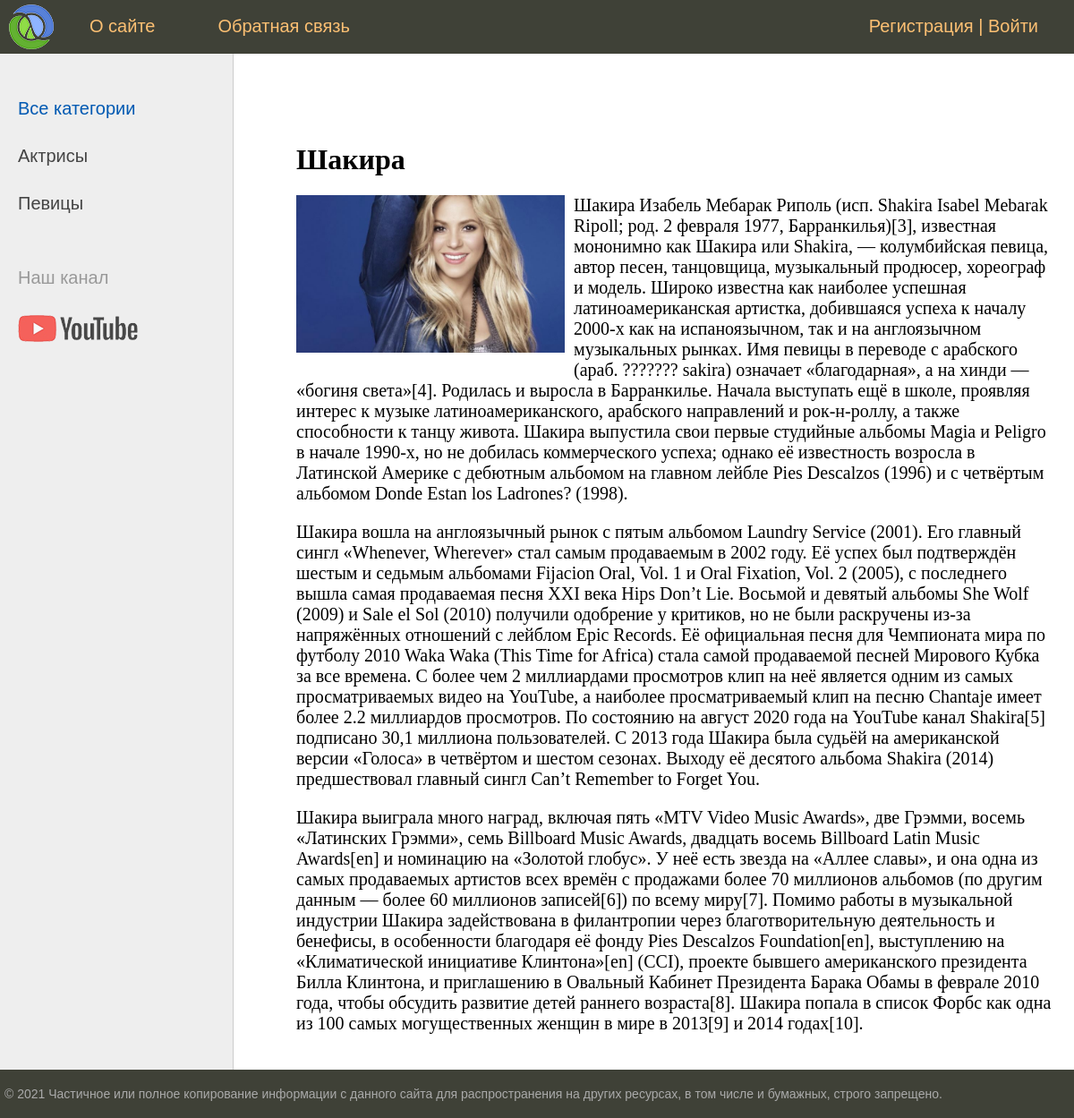
The page /women/post/shakira/ on the database its author committed.
### women/models.py (models this page shows, shortened)
class Category(models.Model):
    name = models.CharField(max_length=100, db_index=True, verbose_name="Категория") # db_index значит что поле индексируемо, то есть поиск по нему происходит немного быстрее
    slug = models.SlugField(max_length=255, unique=True, db_index=True, verbose_name="URL")
    def get_absolute_url(self):
        return reverse('category', kwargs={'cat_slug': self.slug})
    class Meta:
        verbose_name = 'Категория'
        verbose_name_plural = 'Категории'
        ordering = ['id']

class Women(models.Model):
    title = models.CharField(max_length=255, verbose_name="Заголовок")
    slug = models.SlugField(max_length=255, unique=True, db_index=True, verbose_name="URL")# slug необходим для поисковых роботов
    content = models.TextField(blank=True, verbose_name="Текст статьи")
    photo = models.ImageField(upload_to="photos/%Y/%m/%d/", verbose_name="Фото")
    time_create = models.DateTimeField(auto_now_add=True, verbose_name="Время создания")
    time_update = models.DateTimeField(auto_now=True, verbose_name="Время изменения")
    is_published = models.BooleanField(default=True, verbose_name="Публикация")
    cat = models.ForeignKey('Category', on_delete=models.PROTECT, verbose_name="Категория")  # в название поля джанго сам добавит _id
    def __str__(self):
        return self.title
    class Meta:
        verbose_name = 'Известная женщина'
        verbose_name_plural = 'Известные женщины'
        ordering = ['-time_create', 'title'] #{ сортировка применяется как на админку, так и на отображение строк при использовании all на самом сайте}#

### women/views.py (the view)
# urls.py: path('post/<slug:post_slug>/', ShowPost.as_view(), name='post'),
class ShowPost(DataMixin, DetailView):
    model = Women
    template_name = 'women/post.html'
    slug_url_kwarg = 'post_slug' #позволяет изменить наименование переменной slug на другое, аналогично для ключа, только pk
    context_object_name = 'post'
    def get_context_data(self, *, object_list=None, **kwargs):
        context = super().get_context_data(**kwargs)
        c_def = self.get_user_context(title=context['post'])
        return dict(list(context.items()) + list(c_def.items()))

### women/utils.py (called while the page is built)
        def get_user_context(self, **kwargs):
                context = kwargs
                cats = Category.objects.annotate(Count('women')) #сделали так для того чтобы убрать те категории у которых нет постов
                user_menu = menu.copy()
                if not self.request.user.is_authenticated: #если пользователь не авторизован
                        user_menu.pop(1)  # удаляем второй пункт
                context['menu'] = user_menu
                context['cats'] = cats
                if 'cat_selected' not in context:
                        context['cat_selected'] = 0
                return context

### women/templates/women/post.html
{% extends 'women/base.html' %}
{% block content %}
    <h1>{{ post.title }}</h1>
    {% if post.photo %}
        <p><img class="img-article-left" src="{{ post.photo.url }}" alt=""></p>
    {% endif %}
    {{ post.content|linebreaks }}
{% endblock %}

### women/templates/women/base.html (shortened to what this page needs)
{% load static %}
{% load women_tegs %}
<!DOCTYPE html>
<html>
<head>
	<link type="text/css" href="{% static 'women/css/styles.css' %}" rel="stylesheet" />
</head>
<body>
<table class="table-page" border=0 cellpadding="0" cellspacing="0">
<tr><td valign=top>
{% block mainmenu %}
		<div class="header">
			<ul id="mainmenu" class="mainmenu">
			<li class="logo"><a href="{% url 'home' %}"><div class="logo"></div></a></li>
{% for m in menu %}
			<li><a href="{% url m.url_name %}">{{m.title}}</a></li>
{% endfor %}
                <li class="last"><a href="{% url 'register' %}">Регистрация</a> | <a href="{% url 'login' %}">Войти</a></li>
			</ul>
		</div>
{% endblock mainmenu %}
<table class="table-content" border=0 cellpadding="0" cellspacing="0">
<tr>
	<td valign="top" class="left-chapters">
	<ul id="leftchapters">
        {% if cat_selected == 0 %}
            <li class="selected">Все категории</li>
        {% else %}
            <li><a href="{% url 'home' %}">Все категории</a></li>
        {% endif %}
    {% for c in cats %}
        {% if c.women__count > 0 %}
            {% if c.pk == cat_selected %}
                <li class="selected">{{ c.name }}</li>
            {% else %}
                <li><a href="{{ c.get_absolute_url }}">{{ c.name }}</a></li>
            {% endif %}
        {% endif %}
    {% endfor %}
        <li class="share">
		<p>Наш канал</p>
		<a class="share-yt" href="https://www.youtube.com/channel/UClJzWfGWuGJL2t-3dYKcHTA/playlists" target="_blank" rel="nofollow"></a>
		</li>
	</ul>
</td>
<td valign="top" class="content">
	<div class="content-text">
        {% block content %}
        {% endblock %}
	</div>
</td></tr></table>
</td></tr>
<tr><td valign=top>
	<div id="footer">
		<p>&copy; 2021 Частичное или полное копирование информации с данного сайта для распространения на других ресурсах, в том числе и бумажных, строго запрещено.</p>
	</div>
</td></tr></table>
</body>
</html>

### women/static/women/css/styles.css (style rules this page uses)
html, body { font-family: 'Arial'; margin: 0; padding: 0; height: 100%; width: 100%; color: #444; }
a { color: #0059b2; text-decoration: none; }
img { max-width: 600px; height: auto; }
img.img-article-left { max-width: 300px; height: auto; float: left; padding: 0 10px 10px 0; }
.table-page { width: 100%; height: 100%; vertical-align: top; }
.table-page tr { height: 100%; }
.header { background: #3F4137; height: 60px; }
.logo { background: url('../images/logo.png') no-repeat 10px 5px; width: 70px; height: 60px; }
ul.mainmenu { list-style: none; margin: 0; padding: 0; height: 60px; color: #fdc073; font-size: 20px; overflow: hidden; }
ul.mainmenu li { float: left; margin: 18px 40px 0 30px; }
ul.mainmenu li.logo { margin: 0; }
ul.mainmenu li.last { float: right; }
ul.mainmenu li a { color: #fdc073; text-decoration: none; }
.table-content { width: 100%; min-height: 100%; height: 100%; }
.left-chapters { margin: 0; background: #eee; border-right: 1px solid #ccc; min-height: 100%; }
.left-chapters ul { width: 230px; min-height: 100%; margin: 0; padding: 20px 10px 10px 20px; list-style: none; font-size: 20px; }
.left-chapters ul li { margin: 30px 0 0 0; color: #999; }
.left-chapters ul li.selected { color: #0059b2; }
.left-chapters ul li a { color: #444; text-decoration: none; }
.left-chapters ul li.share { margin: 60px 0 0 0; }
.left-chapters ul li.share p { margin: 30px 0 30px 0; }
.left-chapters ul li.share a { display: inline-block; width: 40px; height: 40px; margin: 0 20px 0 0; }
.left-chapters ul li.share a.share-yt { width: 100%; height: 30px; background: url('../images/share_yt.png') no-repeat 0 0 }
.content { padding: 40px 20px 20px 40px; width: 100%; box-sizing: border-box; }
.content-text { margin: 60px 0 0 30px; color: #000; font-size: 20px; font-family: Yandex Sans Display Light; }
.content-text h1 { font-size: 32px; }
#footer { box-sizing: border-box; background: #3F4137; padding: 5px; color: #aaa; font-size: 14px; font-family: Verdana, Geneva, Arial, Helvetica; text-align: left; overflow: hidden; }

### rows shown on the page
Category: name "Актрисы"
Category: name "Певицы"
Women: title "Шакира", photo (picture), content "Шакира Изабель Мебарак Риполь (исп. Shakira Isabel Mebarak Ripoll; род. 2 февраля 1977, Барранкилья)[3], известная мононимно как Шакира или Shakira, — колумбийская певица, автор песен, танцовщица, музыкальный продюсер, хореограф и модель. Широко известна как наиболее успешная латиноамериканская артистка, добившаяся успеха к началу 2000-х как на испаноязычном, так и на англоязычном музыкальных рынках. Имя певицы в переводе с арабского (араб. ??????? sakira) означает «благодарная», а на хинди — «богиня света»[4]. Родилась и выросла в Барранкилье. Начала выступать ещё в школе, проявляя интерес к музыке латиноамериканского, арабского направлений и рок-н-роллу, а также способности к танцу…"

### other values the page prints
{{ m.title }} "О сайте" "Обратная связь"
